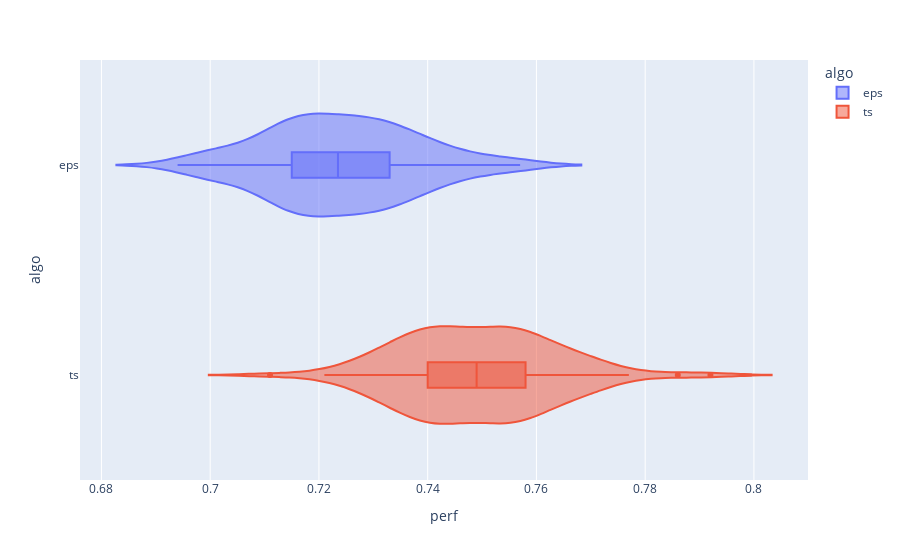

Notebook code for this chart:
### Code cell
fig = px.violin(df, y='algo', x='perf', orientation='h', color='algo', box=True)
fig.show()

### Figure 1 — Plotly figure (JSON) as saved in the notebook; plotly's stock layout.template omitted (floating-point values rounded to 4 significant figures)
{"data": [{"alignmentgroup": "True", "box": {"visible": true}, "hovertemplate": "algo=%{y}<br>perf=%{x}<extra></extra>", "legendgroup": "eps", "marker": {"color": "#636efa"}, "name": "eps", "offsetgroup": "eps", "orientation": "h", "scalegroup": "True", "showlegend": true, "type": "violin", "x": [0.713, 0.725, 0.748, 0.72, 0.73, 0.742, 0.755, 0.736, 0.694, 0.73, 0.721, 0.74, 0.73, 0.732, 0.733, 0.712, 0.727, 0.731, 0.701, 0.718, 0.715, 0.751, 0.716, 0.733, 0.711, 0.73, 0.718, 0.713, 0.721, 0.743, 0.744, 0.703, 0.726, 0.717, 0.721, 0.732, 0.721, 0.711, 0.743, 0.735, 0.726, 0.732, 0.716, 0.73, 0.699, 0.719, 0.734, 0.736, 0.715, 0.749, 0.738, 0.717, 0.722, 0.704, 0.756, 0.717, 0.733, 0.725, 0.703, 0.713, 0.712, 0.744, 0.728, 0.739, 0.731, 0.716, 0.738, 0.739, 0.732, 0.708, 0.715, 0.698, 0.716, 0.711, 0.721, 0.735, 0.757, 0.717, 0.728, 0.724, 0.722, 0.726, 0.726, 0.7, 0.739, 0.723, 0.698, 0.715, 0.708, 0.722, 0.703, 0.726, 0.708, 0.715, 0.726, 0.714, 0.715, 0.735, 0.72, 0.727], "x0": " ", "xaxis": "x", "y": ["eps", "eps", "eps", "eps", "eps", "eps", "eps", "eps", "eps", "eps", "eps", "eps", "eps", "eps", "eps", "eps", "eps", "eps", "eps", "eps", "eps", "eps", "eps", "eps", "eps", "eps", "eps", "eps", "eps", "eps", "eps", "eps", "eps", "eps", "eps", "eps", "eps", "eps", "eps", "eps", "eps", "eps", "eps", "eps", "eps", "eps", "eps", "eps", "eps", "eps", "eps", "eps", "eps", "eps", "eps", "eps", "eps", "eps", "eps", "eps", "eps", "eps", "eps", "eps", "eps", "eps", "eps", "eps", "eps", "eps", "eps", "eps", "eps", "eps", "eps", "eps", "eps", "eps", "eps", "eps", "eps", "eps", "eps", "eps", "eps", "eps", "eps", "eps", "eps", "eps", "eps", "eps", "eps", "eps", "eps", "eps", "eps", "eps", "eps", "eps"], "y0": " ", "yaxis": "y"}, {"alignmentgroup": "True", "box": {"visible": true}, "hovertemplate": "algo=%{y}<br>perf=%{x}<extra></extra>", "legendgroup": "ts", "marker": {"color": "#EF553B"}, "name": "ts", "offsetgroup": "ts", "orientation": "h", "scalegroup": "True", "showlegend": true, "type": "violin", "x": [0.732, 0.742, 0.751, 0.77, 0.726, 0.747, 0.766, 0.761, 0.77, 0.737, 0.744, 0.767, 0.732, 0.77, 0.732, 0.747, 0.745, 0.734, 0.758, 0.758, 0.737, 0.746, 0.725, 0.749, 0.772, 0.736, 0.742, 0.759, 0.754, 0.777, 0.754, 0.734, 0.74, 0.752, 0.744, 0.742, 0.727, 0.742, 0.752, 0.741, 0.739, 0.74, 0.764, 0.746, 0.754, 0.757, 0.752, 0.743, 0.764, 0.728, 0.76, 0.758, 0.739, 0.754, 0.767, 0.763, 0.761, 0.756, 0.756, 0.764, 0.731, 0.755, 0.754, 0.786, 0.749, 0.741, 0.756, 0.743, 0.735, 0.771, 0.74, 0.741, 0.763, 0.758, 0.734, 0.711, 0.739, 0.792, 0.747, 0.736, 0.741, 0.755, 0.74, 0.757, 0.756, 0.755, 0.721, 0.768, 0.744, 0.752, 0.761, 0.743, 0.756, 0.735, 0.736, 0.75, 0.731, 0.755, 0.747, 0.749], "x0": " ", "xaxis": "x", "y": ["ts", "ts", "ts", "ts", "ts", "ts", "ts", "ts", "ts", "ts", "ts", "ts", "ts", "ts", "ts", "ts", "ts", "ts", "ts", "ts", "ts", "ts", "ts", "ts", "ts", "ts", "ts", "ts", "ts", "ts", "ts", "ts", "ts", "ts", "ts", "ts", "ts", "ts", "ts", "ts", "ts", "ts", "ts", "ts", "ts", "ts", "ts", "ts", "ts", "ts", "ts", "ts", "ts", "ts", "ts", "ts", "ts", "ts", "ts", "ts", "ts", "ts", "ts", "ts", "ts", "ts", "ts", "ts", "ts", "ts", "ts", "ts", "ts", "ts", "ts", "ts", "ts", "ts", "ts", "ts", "ts", "ts", "ts", "ts", "ts", "ts", "ts", "ts", "ts", "ts", "ts", "ts", "ts", "ts", "ts", "ts", "ts", "ts", "ts", "ts"], "y0": " ", "yaxis": "y"}], "layout": {"legend": {"title": {"text": "algo"}, "tracegroupgap": 0}, "margin": {"t": 60}, "violinmode": "overlay", "xaxis": {"anchor": "y", "domain": [0, 1], "title": {"text": "perf"}}, "yaxis": {"anchor": "x", "categoryarray": ["ts", "eps"], "categoryorder": "array", "domain": [0, 1], "title": {"text": "algo"}}}}
